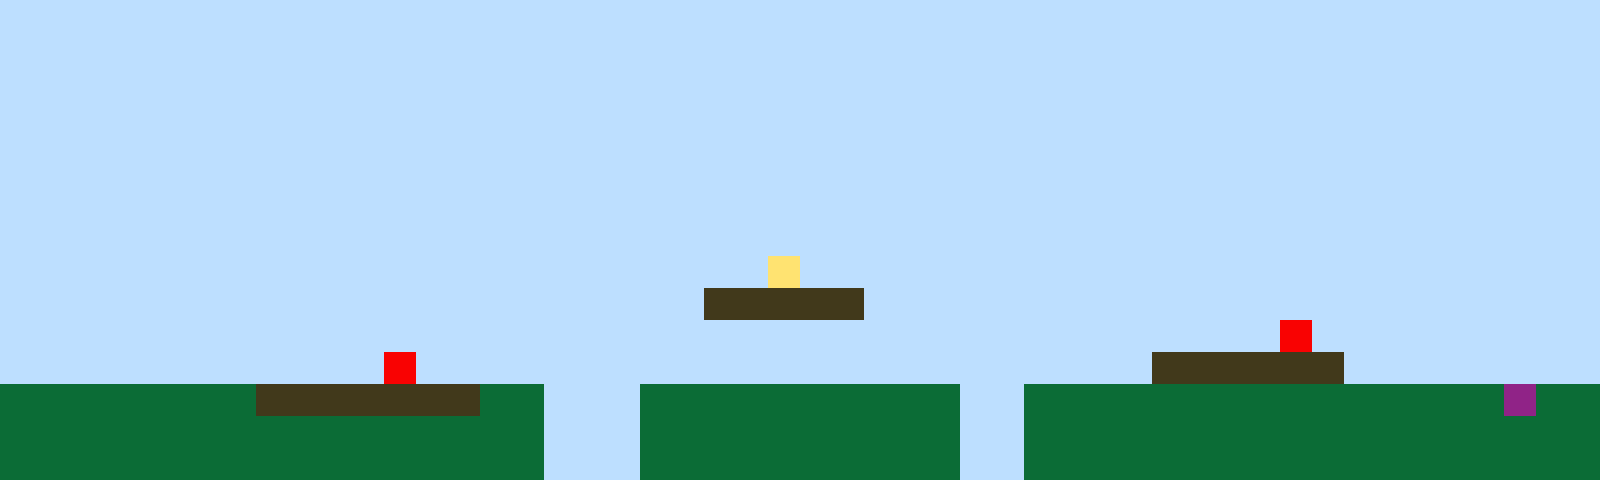

A 2D game scene composited from a Tiled map and its tileset images. What follows is a short description and the map's XML, with every tile layer's data as written:
An orthogonal 50x15 tile map with 32x32 px tiles, 1 tile layer (Tile Layer 1).

<map version="1.10" tiledversion="1.11.2" orientation="orthogonal" renderorder="right-up" width="50" height="15" tilewidth="32" tileheight="32" infinite="0" nextlayerid="2" nextobjectid="1"><editorsettings><export target="map1.csv" format="csv" /></editorsettings><tileset firstgid="1" name="sprites" tilewidth="32" tileheight="32" tilecount="6" columns="3"><image source="sprites.png" width="96" height="64" /></tileset><layer id="1" name="Tile Layer 1" width="50" height="15"><data encoding="csv">1,1,1,1,1,1,1,1,1,1,1,1,1,1,1,1,1,1,1,1,1,1,1,1,1,1,1,1,1,1,1,1,1,1,1,1,1,1,1,1,1,1,1,1,1,1,1,1,1,1,1,1,1,1,1,1,1,1,1,1,1,1,1,1,1,1,1,1,1,1,1,1,1,1,1,1,1,1,1,1,1,1,1,1,1,1,1,1,1,1,1,1,1,1,1,1,1,1,1,1,1,1,1,1,1,1,1,1,1,1,1,1,1,1,1,1,1,1,1,1,1,1,1,1,1,1,1,1,1,1,1,1,1,1,1,1,1,1,1,1,1,1,1,1,1,1,1,1,1,1,1,1,1,1,1,1,1,1,1,1,1,1,1,1,1,1,1,1,1,1,1,1,1,1,1,1,1,1,1,1,1,1,1,1,1,1,1,1,1,1,1,1,1,1,1,1,1,1,1,1,1,1,1,1,1,1,1,1,1,1,1,1,1,1,1,1,1,1,1,1,1,1,1,1,1,1,1,1,1,1,1,1,1,1,1,1,1,1,1,1,1,1,1,1,1,1,1,1,1,1,1,1,1,1,1,1,1,1,1,1,1,1,1,1,1,1,1,1,1,1,1,1,1,1,1,1,1,1,1,1,1,1,1,1,1,1,1,1,1,1,1,1,1,1,1,1,1,1,1,1,1,1,1,1,1,1,1,1,1,1,1,1,1,1,1,1,1,1,1,1,1,1,1,1,1,1,1,1,1,1,1,1,1,1,1,1,1,1,1,1,1,1,1,1,1,1,1,1,1,1,1,1,1,1,1,1,1,1,1,1,1,1,1,1,1,1,1,1,1,1,1,1,1,1,1,1,1,1,1,1,1,1,1,1,1,1,1,1,1,1,1,1,1,1,1,1,1,1,1,1,1,1,1,1,1,1,1,1,1,1,1,1,1,1,1,1,1,1,1,1,1,1,1,1,4,1,1,1,1,1,1,1,1,1,1,1,1,1,1,1,1,1,1,1,1,1,1,1,1,1,1,1,1,1,1,1,1,1,1,1,1,1,1,1,1,1,1,1,1,1,1,1,3,3,3,3,3,1,1,1,1,1,1,1,1,1,1,1,1,1,1,1,1,1,1,1,1,1,1,1,1,1,1,1,1,1,1,1,1,1,1,1,1,1,1,1,1,1,1,1,1,1,1,1,1,1,1,1,1,1,1,1,1,1,1,1,1,1,1,1,5,1,1,1,1,1,1,1,1,1,1,1,1,1,1,1,1,1,1,1,1,1,5,1,1,1,1,1,1,1,1,1,1,1,1,1,1,1,1,1,1,1,1,1,1,1,3,3,3,3,3,3,1,1,1,1,1,1,1,1,2,2,2,2,2,2,2,2,3,3,3,3,3,3,3,2,2,1,1,1,2,2,2,2,2,2,2,2,2,2,1,1,2,2,2,2,2,2,2,2,2,2,2,2,2,2,2,6,2,2,2,2,2,2,2,2,2,2,2,2,2,2,2,2,2,2,2,1,1,1,2,2,2,2,2,2,2,2,2,2,1,1,2,2,2,2,2,2,2,2,2,2,2,2,2,2,2,2,2,2,2,2,2,2,2,2,2,2,2,2,2,2,2,2,2,2,2,1,1,1,2,2,2,2,2,2,2,2,2,2,1,1,2,2,2,2,2,2,2,2,2,2,2,2,2,2,2,2,2,2</data></layer></map>
